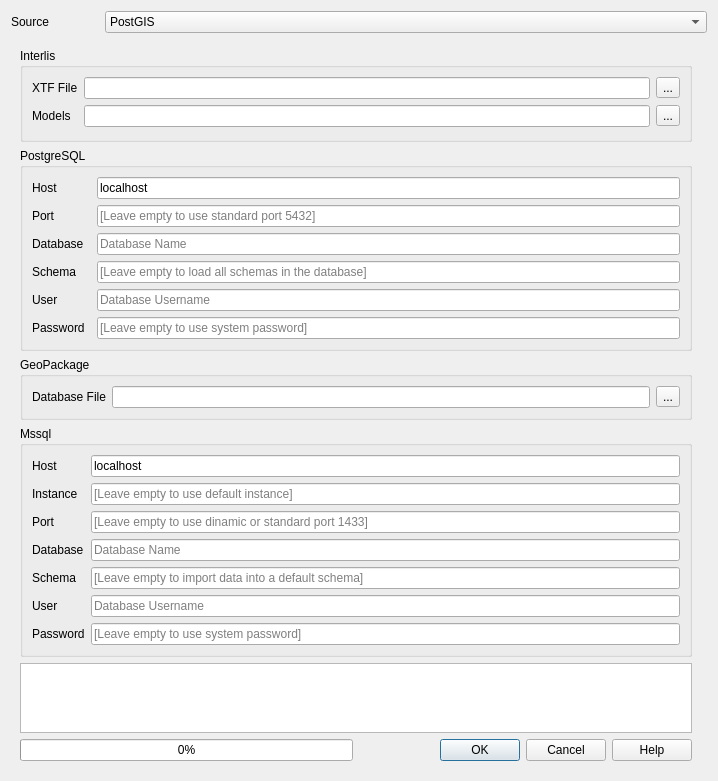
<?xml version="1.0" encoding="UTF-8"?>
<ui version="4.0">
 <class>InterlisExport</class>
 <widget class="QDialog" name="InterlisExport">
  <property name="geometry">
   <rect>
    <x>0</x>
    <y>0</y>
    <width>718</width>
    <height>723</height>
   </rect>
  </property>
  <property name="windowTitle">
   <string>Export Interlis</string>
  </property>
  <layout class="QGridLayout" name="gridLayout">
   <item row="0" column="0">
    <layout class="QHBoxLayout" name="horizontalLayout">
     <item>
      <widget class="QLabel" name="label_10">
       <property name="sizePolicy">
        <sizepolicy hsizetype="Preferred" vsizetype="Preferred">
         <horstretch>0</horstretch>
         <verstretch>0</verstretch>
        </sizepolicy>
       </property>
       <property name="maximumSize">
        <size>
         <width>88</width>
         <height>16777215</height>
        </size>
       </property>
       <property name="text">
        <string>Source</string>
       </property>
      </widget>
     </item>
     <item>
      <widget class="QComboBox" name="type_combo_box">
       <item>
        <property name="text">
         <string>PostGIS</string>
        </property>
       </item>
       <item>
        <property name="text">
         <string>GeoPackage</string>
        </property>
       </item>
      </widget>
     </item>
    </layout>
   </item>
   <item row="1" column="0">
    <widget class="QStackedWidget" name="stackedWidget">
     <property name="currentIndex">
      <number>0</number>
     </property>
     <widget class="QWidget" name="page">
      <layout class="QGridLayout" name="gridLayout_3">
       <item row="4" column="0">
        <widget class="QTextBrowser" name="txtStdout">
         <property name="openLinks">
          <bool>false</bool>
         </property>
        </widget>
       </item>
       <item row="5" column="0">
        <layout class="QHBoxLayout" name="horizontalLayout_1">
         <item>
          <widget class="QProgressBar" name="progress_bar">
           <property name="value">
            <number>0</number>
           </property>
          </widget>
         </item>
         <item>
          <widget class="QDialogButtonBox" name="buttonBox">
           <property name="orientation">
            <enum>Qt::Horizontal</enum>
           </property>
           <property name="standardButtons">
            <set>QDialogButtonBox::Cancel|QDialogButtonBox::Help|QDialogButtonBox::Ok</set>
           </property>
          </widget>
         </item>
        </layout>
       </item>
       <item row="2" column="0">
        <widget class="QGroupBox" name="gpkg_config">
         <property name="title">
          <string>GeoPackage</string>
         </property>
         <layout class="QGridLayout" name="gridLayout_6">
          <item row="0" column="1">
           <widget class="QLabel" name="label_9">
            <property name="text">
             <string>Database File</string>
            </property>
           </widget>
          </item>
          <item row="0" column="2">
           <widget class="QLineEdit" name="gpkg_file_line_edit"/>
          </item>
          <item row="0" column="3">
           <widget class="QToolButton" name="gpkg_file_browse_button">
            <property name="toolTip">
             <string>Browse GeoPackage files</string>
            </property>
            <property name="text">
             <string>...</string>
            </property>
           </widget>
          </item>
         </layout>
        </widget>
       </item>
       <item row="0" column="0">
        <widget class="QGroupBox" name="ili_config">
         <property name="title">
          <string>Interlis</string>
         </property>
         <layout class="QGridLayout" name="gridLayout_5">
          <item row="0" column="2" colspan="2">
           <widget class="QLineEdit" name="xtf_file_line_edit"/>
          </item>
          <item row="1" column="0">
           <widget class="QLabel" name="label_8">
            <property name="text">
             <string>Models</string>
            </property>
           </widget>
          </item>
          <item row="2" column="2">
           <spacer name="horizontalSpacer">
            <property name="orientation">
             <enum>Qt::Horizontal</enum>
            </property>
            <property name="sizeHint" stdset="0">
             <size>
              <width>40</width>
              <height>3</height>
             </size>
            </property>
           </spacer>
          </item>
          <item row="1" column="2" colspan="2">
           <widget class="QLineEdit" name="ili_models_line_edit"/>
          </item>
          <item row="0" column="0">
           <widget class="QLabel" name="label">
            <property name="text">
             <string>XTF File</string>
            </property>
           </widget>
          </item>
          <item row="0" column="4">
           <widget class="QToolButton" name="xtf_file_browse_button">
            <property name="toolTip">
             <string>Browse XTF files</string>
            </property>
            <property name="text">
             <string>...</string>
            </property>
           </widget>
          </item>
          <item row="1" column="4">
           <widget class="QToolButton" name="multiple_models_button">
            <property name="toolTip">
             <string>Select multiple Interlis models</string>
            </property>
            <property name="text">
             <string>...</string>
            </property>
           </widget>
          </item>
         </layout>
        </widget>
       </item>
       <item row="0" column="1">
        <widget class="QWidget" name="widget" native="true">
         <layout class="QGridLayout" name="gridLayout_2">
          <property name="leftMargin">
           <number>0</number>
          </property>
          <property name="topMargin">
           <number>0</number>
          </property>
          <property name="rightMargin">
           <number>0</number>
          </property>
          <property name="bottomMargin">
           <number>0</number>
          </property>
         </layout>
        </widget>
       </item>
       <item row="1" column="0">
        <widget class="QGroupBox" name="pg_config">
         <property name="title">
          <string>PostgreSQL</string>
         </property>
         <layout class="QGridLayout" name="gridLayout_4">
          <item row="6" column="0">
           <widget class="QLabel" name="label_4">
            <property name="text">
             <string>User</string>
            </property>
           </widget>
          </item>
          <item row="4" column="2">
           <widget class="QLineEdit" name="pg_schema_line_edit">
            <property name="placeholderText">
             <string>[Leave empty to load all schemas in the database]</string>
            </property>
           </widget>
          </item>
          <item row="4" column="0">
           <widget class="QLabel" name="label_3">
            <property name="text">
             <string>Schema</string>
            </property>
           </widget>
          </item>
          <item row="0" column="2" rowspan="2">
           <widget class="QLineEdit" name="pg_host_line_edit">
            <property name="text">
             <string>localhost</string>
            </property>
            <property name="placeholderText">
             <string>Database Hostname</string>
            </property>
           </widget>
          </item>
          <item row="9" column="0">
           <widget class="QLabel" name="label_5">
            <property name="text">
             <string>Password</string>
            </property>
           </widget>
          </item>
          <item row="9" column="2">
           <widget class="QLineEdit" name="pg_password_line_edit">
            <property name="echoMode">
             <enum>QLineEdit::Password</enum>
            </property>
            <property name="placeholderText">
             <string>[Leave empty to use system password]</string>
            </property>
           </widget>
          </item>
          <item row="0" column="0" rowspan="2" colspan="2">
           <widget class="QLabel" name="label_2">
            <property name="text">
             <string>Host</string>
            </property>
           </widget>
          </item>
          <item row="3" column="2">
           <widget class="QLineEdit" name="pg_database_line_edit">
            <property name="placeholderText">
             <string>Database Name</string>
            </property>
           </widget>
          </item>
          <item row="3" column="0">
           <widget class="QLabel" name="label_6">
            <property name="text">
             <string>Database</string>
            </property>
           </widget>
          </item>
          <item row="6" column="2">
           <widget class="QLineEdit" name="pg_user_line_edit">
            <property name="placeholderText">
             <string>Database Username</string>
            </property>
           </widget>
          </item>
          <item row="2" column="2">
           <widget class="QLineEdit" name="pg_port_line_edit">
            <property name="placeholderText">
             <string>[Leave empty to use standard port 5432]</string>
            </property>
           </widget>
          </item>
          <item row="2" column="0">
           <widget class="QLabel" name="label_7">
            <property name="text">
             <string>Port</string>
            </property>
           </widget>
          </item>
         </layout>
        </widget>
       </item>
       <item row="3" column="0">
        <widget class="QGroupBox" name="mssql_config">
         <property name="title">
          <string>Mssql</string>
         </property>
         <layout class="QFormLayout" name="formLayout">
          <item row="0" column="0">
           <widget class="QLabel" name="label_11">
            <property name="text">
             <string>Host</string>
            </property>
           </widget>
          </item>
          <item row="0" column="1">
           <widget class="QLineEdit" name="mssql_host_line_edit">
            <property name="text">
             <string>localhost</string>
            </property>
            <property name="placeholderText">
             <string>Database Hostname</string>
            </property>
           </widget>
          </item>
          <item row="1" column="0">
           <widget class="QLabel" name="label_17">
            <property name="text">
             <string>Instance</string>
            </property>
           </widget>
          </item>
          <item row="1" column="1">
           <widget class="QLineEdit" name="mssql_instance_line_edit">
            <property name="placeholderText">
             <string>[Leave empty to use default instance]</string>
            </property>
           </widget>
          </item>
          <item row="2" column="0">
           <widget class="QLabel" name="label_12">
            <property name="text">
             <string>Port</string>
            </property>
           </widget>
          </item>
          <item row="3" column="0">
           <widget class="QLabel" name="label_13">
            <property name="text">
             <string>Database</string>
            </property>
           </widget>
          </item>
          <item row="4" column="0">
           <widget class="QLabel" name="label_14">
            <property name="text">
             <string>Schema</string>
            </property>
           </widget>
          </item>
          <item row="5" column="0">
           <widget class="QLabel" name="label_15">
            <property name="text">
             <string>User</string>
            </property>
           </widget>
          </item>
          <item row="6" column="0">
           <widget class="QLabel" name="label_16">
            <property name="text">
             <string>Password</string>
            </property>
           </widget>
          </item>
          <item row="2" column="1">
           <widget class="QLineEdit" name="mssql_port_line_edit">
            <property name="placeholderText">
             <string>[Leave empty to use dinamic or standard port 1433]</string>
            </property>
           </widget>
          </item>
          <item row="3" column="1">
           <widget class="QLineEdit" name="mssql_database_line_edit">
            <property name="placeholderText">
             <string>Database Name</string>
            </property>
           </widget>
          </item>
          <item row="4" column="1">
           <widget class="QLineEdit" name="mssql_schema_line_edit">
            <property name="placeholderText">
             <string>[Leave empty to import data into a default schema]</string>
            </property>
           </widget>
          </item>
          <item row="5" column="1">
           <widget class="QLineEdit" name="mssql_user_line_edit">
            <property name="placeholderText">
             <string>Database Username</string>
            </property>
           </widget>
          </item>
          <item row="6" column="1">
           <widget class="QLineEdit" name="mssql_password_line_edit">
            <property name="echoMode">
             <enum>QLineEdit::Password</enum>
            </property>
            <property name="placeholderText">
             <string>[Leave empty to use system password]</string>
            </property>
           </widget>
          </item>
         </layout>
        </widget>
       </item>
      </layout>
     </widget>
     <widget class="QWidget" name="page_2"/>
    </widget>
   </item>
  </layout>
 </widget>
 <tabstops>
  <tabstop>type_combo_box</tabstop>
  <tabstop>xtf_file_line_edit</tabstop>
  <tabstop>xtf_file_browse_button</tabstop>
  <tabstop>ili_models_line_edit</tabstop>
  <tabstop>multiple_models_button</tabstop>
  <tabstop>pg_host_line_edit</tabstop>
  <tabstop>pg_port_line_edit</tabstop>
  <tabstop>pg_database_line_edit</tabstop>
  <tabstop>pg_schema_line_edit</tabstop>
  <tabstop>pg_user_line_edit</tabstop>
  <tabstop>pg_password_line_edit</tabstop>
  <tabstop>gpkg_file_line_edit</tabstop>
  <tabstop>gpkg_file_browse_button</tabstop>
  <tabstop>txtStdout</tabstop>
 </tabstops>
 <resources/>
 <connections>
  <connection>
   <sender>buttonBox</sender>
   <signal>accepted()</signal>
   <receiver>InterlisExport</receiver>
   <slot>accept()</slot>
   <hints>
    <hint type="sourcelabel">
     <x>248</x>
     <y>254</y>
    </hint>
    <hint type="destinationlabel">
     <x>157</x>
     <y>274</y>
    </hint>
   </hints>
  </connection>
  <connection>
   <sender>buttonBox</sender>
   <signal>rejected()</signal>
   <receiver>InterlisExport</receiver>
   <slot>reject()</slot>
   <hints>
    <hint type="sourcelabel">
     <x>316</x>
     <y>260</y>
    </hint>
    <hint type="destinationlabel">
     <x>286</x>
     <y>274</y>
    </hint>
   </hints>
  </connection>
 </connections>
</ui>
